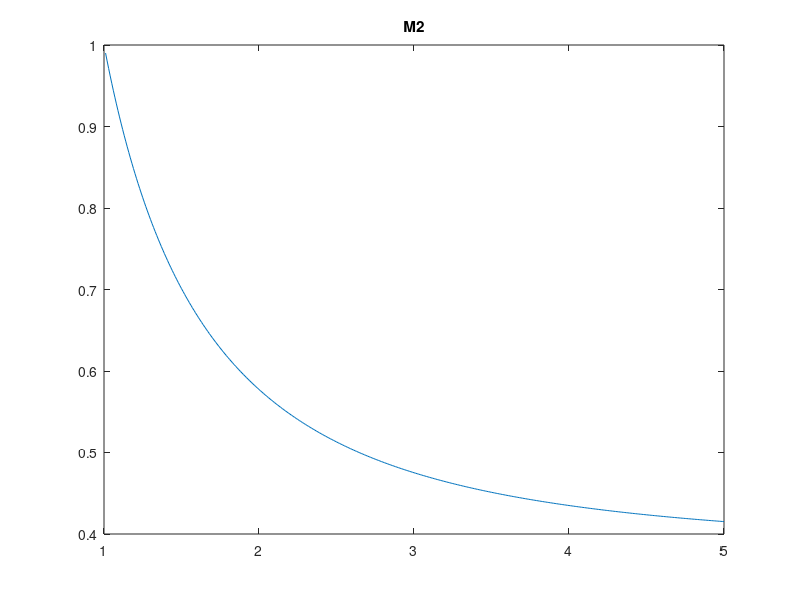
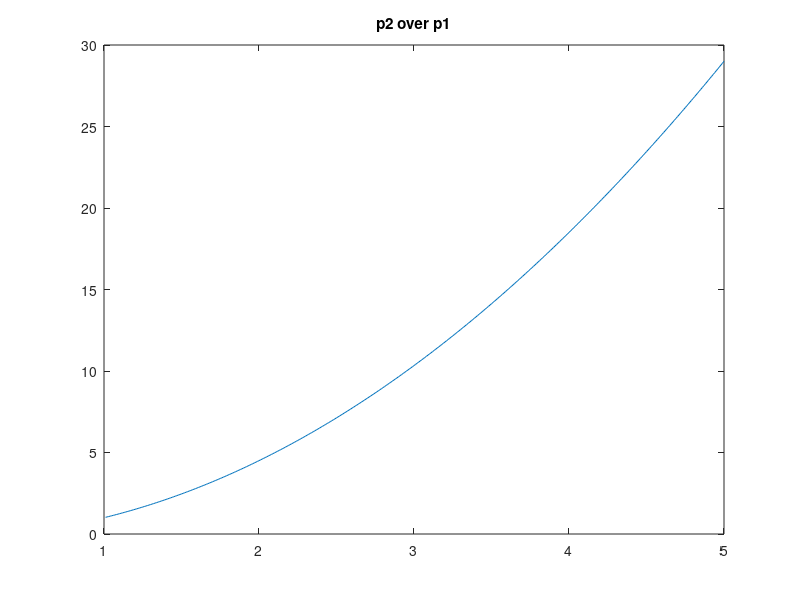
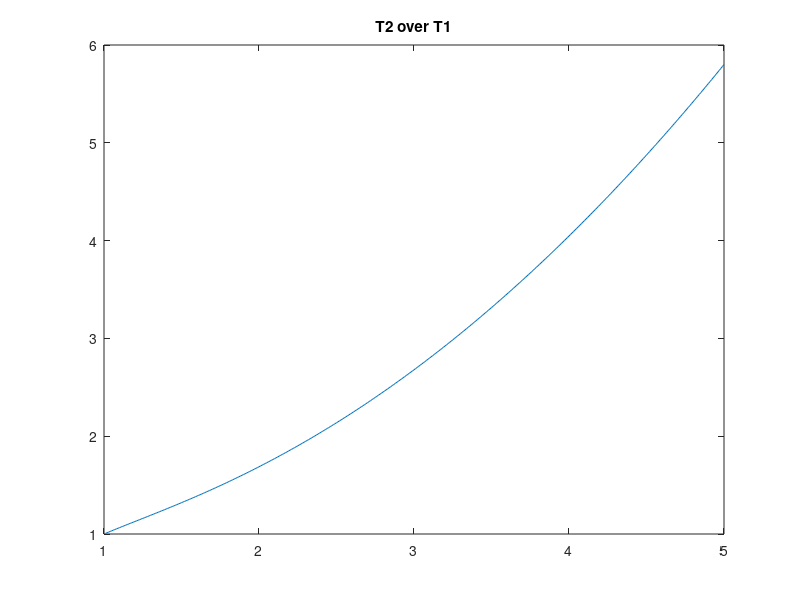
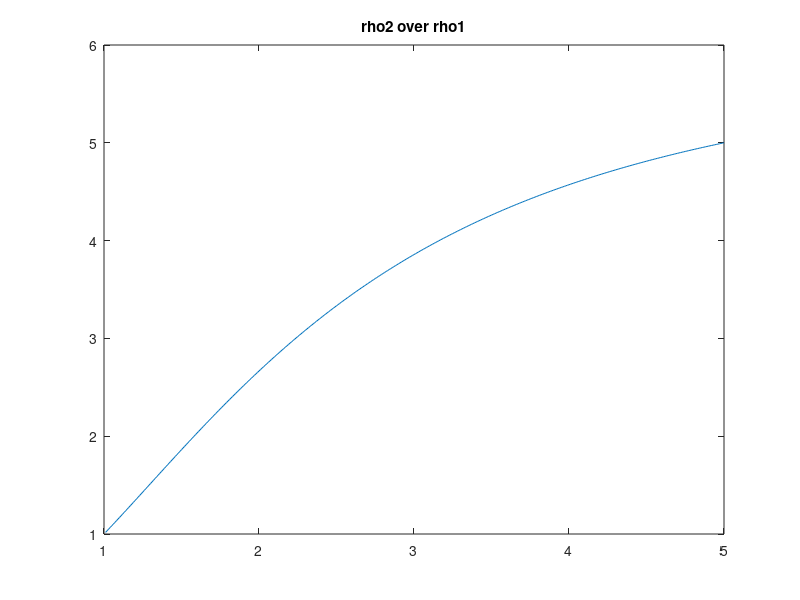

These figures' MATLAB source, in order:

gamma=1.4; M1=[1.01:.01:5];

M2=sqrt(((gamma-1)*M1.^2+2)./(2*gamma*M1.^2-(gamma-1)));

p2_over_p1=(2*gamma*M1.^2-(gamma-1))/(gamma+1);

T2_over_T1=((2*gamma*M1.^2-(gamma-1)).*((gamma-1)*M1.^2+2))./((gamma+1)^2*M1.^2);

rho2_over_rho1=((gamma+1)*M1.^2)./((gamma-1)*M1.^2+2);

s2_minus_s1_over_c_v = log((2*gamma*M1.^2-(gamma-1))/(gamma+1))-gamma*log(((gamma+1)*M1.^2)./((gamma-1)*M1.^2+2));

figure(1); plot(M1,M2); title('M2');
figure(2); plot(M1,p2_over_p1); title('p2 over p1');
figure(3); plot(M1,T2_over_T1); title('T2 over T1');
figure(4); plot(M1,rho2_over_rho1); title('rho2 over rho1');
figure(5); plot(M1,s2_minus_s1_over_c_v); title('s2 minus s1 over cv');
